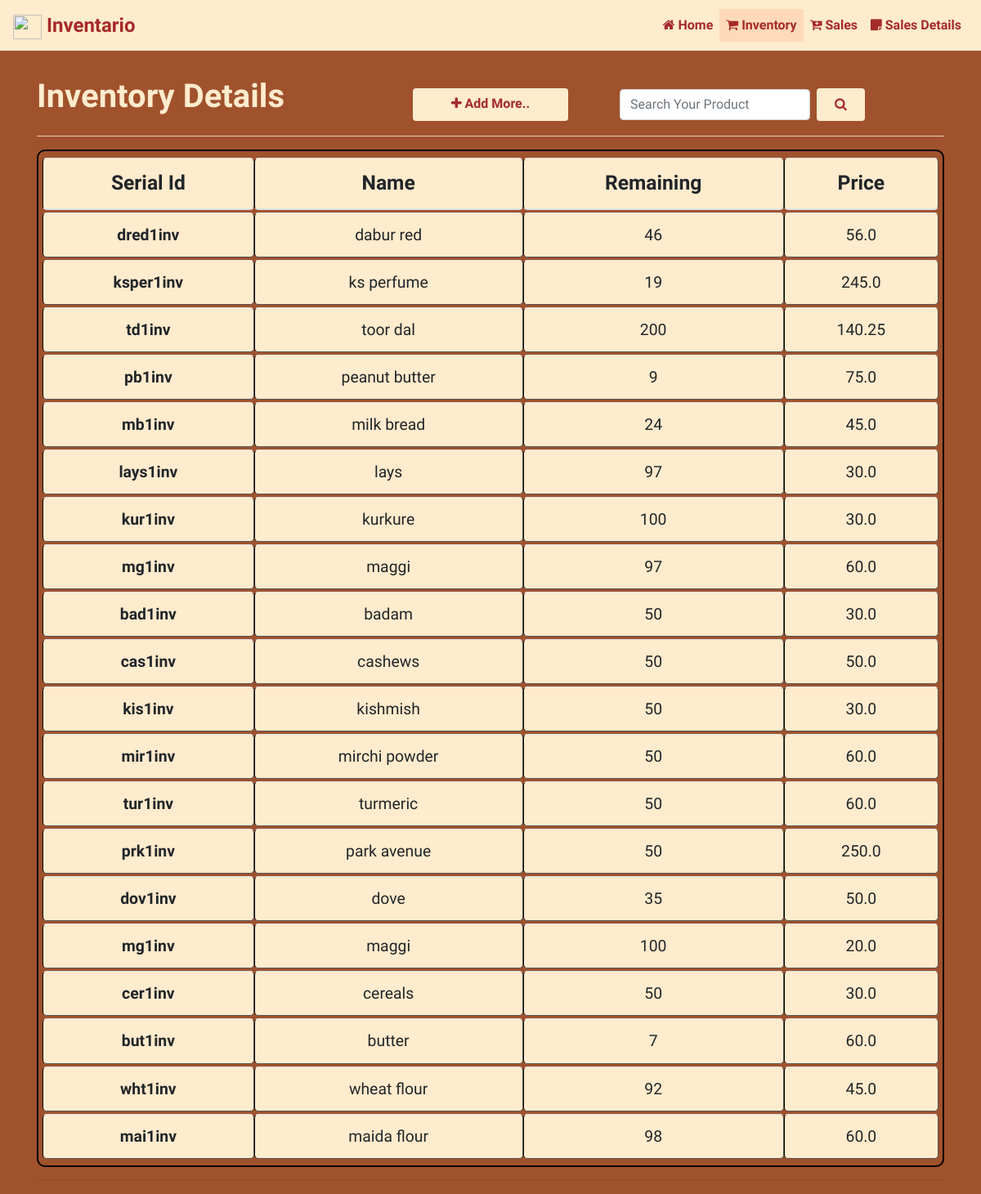
The app's page /inventory/, older data.
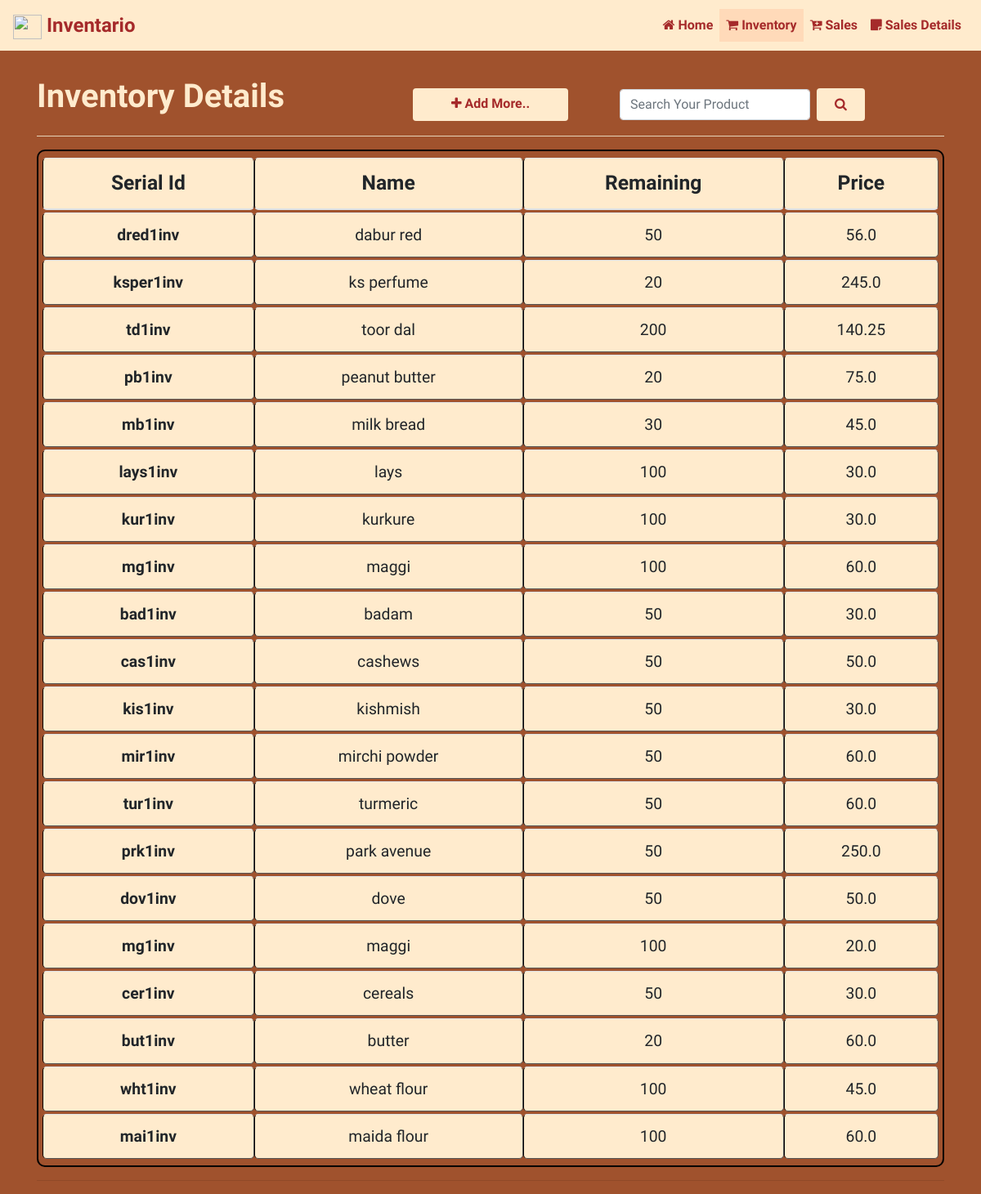
The same page, newer data.
### inv_app/models.py (models this page shows, shortened)
class Product(models.Model):
    product_name = models.CharField(max_length=100)
    product_sr_no = models.CharField(max_length=100)
    quantity = models.IntegerField()
    price = models.FloatField(max_length = 10)
    vendor_name = models.CharField(max_length=100)

### inv_app/views.py (the view, shortened to what this page needs)
# urls.py: path('inventory/', views.inventory, name = "inventory"),
def inventory(request):
    if 'term' in request.POST:
        qs = Product.objects.filter(product_name_istartswith = request.POST.get('term'))
        titles = list()
        for pro in qs:
            titles.append(pro.product_name)
        return JsonResponse(titles, safe=False)
    products = Product.objects.all()
    return render(request, 'inventory.html', {'products': products})

### templates/inventory.html (shortened to what this page needs)
{% load static %}
<!DOCTYPE html>
<html lang = 'en'>
    <head>
        <link rel="stylesheet" href="https://maxcdn.bootstrapcdn.com/bootstrap/4.0.0/css/bootstrap.min.css">
        <link rel="stylesheet" href="https://stackpath.bootstrapcdn.com/font-awesome/4.7.0/css/font-awesome.min.css">
        <link rel="stylesheet" href="{% static 'css/styles.css' %}">
        <nav id = "navbar" class="navbar navbar-expand-lg fixed-top">
            <a class="navbar-brand" href="{% url 'index' %}"> <span><img style = "width: 35px; height: 30px;" src="https://encrypted-tbn0.gstatic.com/images?q=tbn%3AANd9GcSwbn1XuFrd1xkRZZikD5BLxJBdW-gt-MhLtA&usqp=CAU"></span> Inventario</a>
            <div class="collapse navbar-collapse" id="navbarSupportedContent">
                <ul class="navbar-nav ml-auto">
                    <li class="nav-item">
                    <a class="nav-link" href="{% url 'index' %}"><span><i class = "fa fa-home"></i></span> Home</a>
                    </li>
                    <li class="nav-item active">
                    <a class="nav-link active" href="{% url 'inventory' %}"><span><i class = "fa fa-shopping-cart"></i></span> Inventory</a>
                    </li>
                    <li class="nav-item">
                        <a class="nav-link" href="{% url 'invoice' %}"><span><i class = "fa fa-cart-plus"></i></span> Sales</a>
                    </li>
                    <li class="nav-item">
                        <a class="nav-link" href="{% url 'saledetails' %}"><span><i class = "fa fa-sticky-note"></i></span> Sales Details</a>
                    </li>
                </ul>
            </div>
        </nav>
    </head>
    <body id = "body">
        <div class = "container">
            <div class="row">
                <h2 class = "col-12 col-md-4 mt-4" id = "heading">Inventory Details</h2>
                <a href="{% url 'index' %}" class = "mt-5 mr-5 btn btn-outline col-10 offset-1 col-md-2"><span><i class = "fa fa-plus"></i></span>&nbsp;Add More..</a>
                <div class="col-md-4 col-12">
                    <form method = "POST" class="form-inline my-2 my-lg-0">
                        <input type="search" name = "search" class = "mt-5 mr-2 col-8 form-control" placeholder="Search Your Product" aria-label = "Search">
                        <button class="mt-5 col-2 btn mr-auto" type="submit"><span><i class = "fa fa-search"></i></span></button>
                    </form>
                </div>
            </div>
            <hr style = "background-color: blanchedalmond;">
            <div class="row">
                <div class="col-12 table-responsive">
                    <table class="table mr-auto text-center" border="1">
                        <thead>
                            <th scope = "col">Serial Id</th>
                            <th scope = "col">Name</th>
                            <th scope = "col">Remaining</th>
                            <th scope = "col">Price</th>
                        </thead>
                        {% for product in products %}
                            <tbody style = "font-size: 1.1em;">
                                <td id = "serial">{{ product.product_sr_no }}</td>
                                <td>{{ product.product_name }}</td>
                                <td>{{ product.quantity }}</td>
                                <td>{{ product.price }}</td>
                            </tbody>
                        {% endfor %}
                    </table>
                    <hr>
                </div>
            </div>
        </div>
    </body>
</html>

Row changes from the older to the newer data that the page shows:
changed Product "dred1inv": quantity "46" → "50"
changed Product "ksper1inv": quantity "19" → "20"
changed Product "pb1inv": quantity "9" → "20"
changed Product "mb1inv": quantity "24" → "30"
changed Product "lays1inv": quantity "97" → "100"
changed Product (number 8 of 20 on the later page): quantity "97" → "100"
changed Product "dov1inv": quantity "35" → "50"
changed Product "but1inv": quantity "7" → "20"
changed Product "wht1inv": quantity "92" → "100"
changed Product "mai1inv": quantity "98" → "100"
